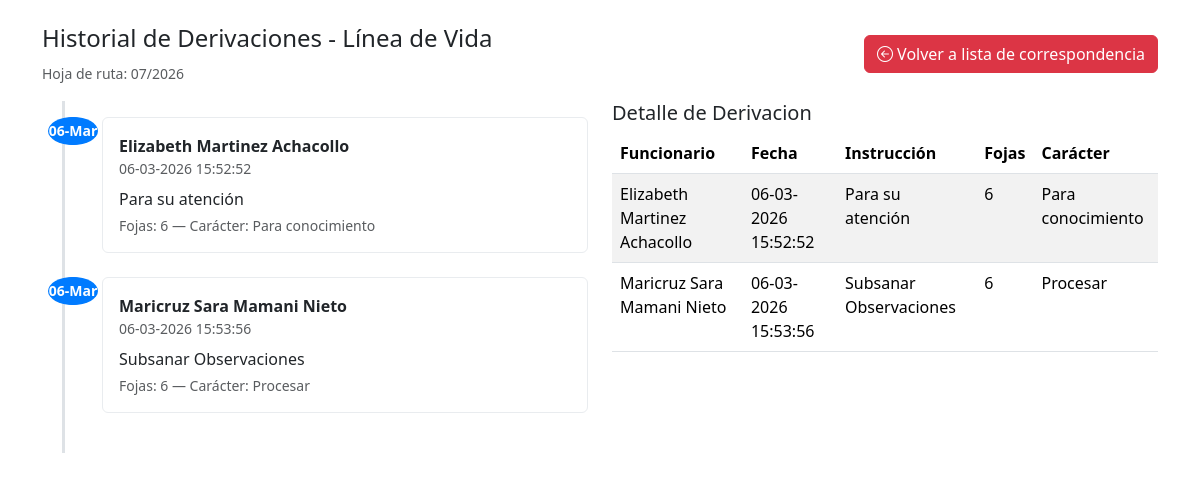
The page /derivacion/index.php?id=5 on the database its author committed.
### tables this page shows
CREATE TABLE `correspondencia` (
  `id` int(11) NOT NULL,
  `hojaruta` varchar(255) NOT NULL,
  `remitente_id` int(11) DEFAULT NULL,
  `remitente_externo` varchar(255) DEFAULT NULL,
  `idfuncionario_enturno` int(11) DEFAULT NULL,
  `tipo_remitente` enum('interno','externo') NOT NULL DEFAULT 'externo',
  `remitente` varchar(255) NOT NULL,
  `referencia` text NOT NULL,
  `fojas` varchar(255) NOT NULL,
  `fecha` timestamp NOT NULL DEFAULT current_timestamp(),
  `foto` varchar(255) NOT NULL,
  `estado` varchar(255) NOT NULL,
  `actualizado_en` timestamp NULL DEFAULT NULL,
  `eliminado_en` timestamp NULL DEFAULT NULL
);

CREATE TABLE `derivacion` (
  `id` int(11) NOT NULL,
  `id_correspondencia` int(11) NOT NULL,
  `id_funcionario` int(11) NOT NULL,
  `fecha_derivacion` timestamp NOT NULL DEFAULT current_timestamp(),
  `instruccion_adicional` text DEFAULT NULL,
  `fojas` varchar(255) NOT NULL,
  `caracter` varchar(25) NOT NULL
);

CREATE TABLE `funcionario` (
  `id` int(11) NOT NULL,
  `ci` int(11) NOT NULL,
  `nombre` varchar(100) NOT NULL,
  `paterno` varchar(60) NOT NULL,
  `materno` varchar(60) NOT NULL,
  `usuario` varchar(50) NOT NULL,
  `password` varchar(255) NOT NULL,
  `contrasenia` varchar(255) NOT NULL,
  `rol` varchar(25) DEFAULT NULL,
  `id_puesto` int(11) NOT NULL,
  `estado` varchar(12) NOT NULL,
  `creado_en` timestamp NOT NULL DEFAULT current_timestamp(),
  `actualizado_en` timestamp NOT NULL DEFAULT current_timestamp(),
  `eliminado_en` timestamp NOT NULL DEFAULT current_timestamp()
);

### derivacion/index.php (the view, shortened to what this page needs)
<?php
require '../db.php';
$id = $_POST['id'] ?? $_GET['id'] ?? null;
$stmt = $pdo->prepare("SELECT id, hojaruta, remitente, referencia, fojas, fecha, estado FROM correspondencia WHERE id = :id");
$stmt->execute([':id' => $id]);
$cor = $stmt->fetch(PDO::FETCH_ASSOC);
$sql = "SELECT d.*, f.nombre, f.paterno, f.materno
        FROM derivacion d
        LEFT JOIN funcionario f ON f.id = d.id_funcionario
        WHERE d.id_correspondencia = :id
        ORDER BY d.fecha_derivacion ASC";
$stmt2 = $pdo->prepare($sql);
$stmt2->execute([':id' => $id]);
$derivaciones = $stmt2->fetchAll(PDO::FETCH_ASSOC);
?>
<!doctype html>
<html lang="es">
<head>
    <link href="https://cdn.jsdelivr.net/npm/bootstrap@5.3.2/dist/css/bootstrap.min.css" rel="stylesheet">
    <link rel="stylesheet" href="https://cdn.jsdelivr.net/npm/bootstrap-icons@1.10.5/font/bootstrap-icons.css">
</head>
<body>
<div class="container mt-4">
    <div class="d-flex justify-content-between align-items-center mb-3">
        <div>
            <h4>Historial de Derivaciones - Línea de Vida</h4>
            <small class="text-muted">Hoja de ruta: <?php echo htmlspecialchars($cor['hojaruta']); ?></small>
        </div>
        <div>
            <a href="../correspondencia/index.php" class="btn btn-danger">
                <i class="bi bi-arrow-left-circle"></i> Volver a lista de correspondencia
            </a>
        </div>
    </div>
    <div class="row">
        <div class="col-lg-6">
            <div class="timeline">
                <?php if (empty($derivaciones)): ?>
                    <div class="alert alert-info">No hay derivaciones registradas para esta correspondencia.</div>
                <?php else: ?>
                    <?php foreach ($derivaciones as $d): ?>
                        <div class="timeline-item">
                            <div class="time-marker">
                                <div class="circle"><?php echo date('d-M', strtotime($d['fecha_derivacion'])); ?></div>
                            </div>
                            <div class="card p-2">
                                <div class="card-body p-2">
                                    <strong><?php echo htmlspecialchars(trim(($d['nombre'] ?? '') . ' ' . ($d['paterno'] ?? '') . ' ' . ($d['materno'] ?? ''))); ?></strong>
                                    <div class="text-muted small"><?php echo date('d-m-Y H:i:s', strtotime($d['fecha_derivacion'])); ?></div>
                                    <p class="mb-0 mt-2"><?php echo nl2br(htmlspecialchars($d['instruccion_adicional'] ?? '')); ?></p>
                                    <div class="small text-muted mt-1">Fojas: <?php echo htmlspecialchars($d['fojas']); ?> — Carácter: <?php echo htmlspecialchars($d['caracter']); ?></div>
                                </div>
                            </div>
                        </div>
                    <?php endforeach; ?>
                <?php endif; ?>
            </div>
        </div>
        <div class="col-lg-6">
            <h5>Detalle de Derivacion</h5>
            <table class="table table-striped">
                <thead>
                <tr>
                    <th>Funcionario</th>
                    <th>Fecha</th>
                    <th>Instrucción</th>
                    <th>Fojas</th>
                    <th>Carácter</th>
                </tr>
                </thead>
                <tbody>
                <?php if (!empty($derivaciones)): ?>
                    <?php foreach ($derivaciones as $d): ?>
                        <tr>
                            <td><?php echo htmlspecialchars(trim(($d['nombre'] ?? '') . ' ' . ($d['paterno'] ?? '') . ' ' . ($d['materno'] ?? ''))); ?></td>
                            <td><?php echo date('d-m-Y H:i:s', strtotime($d['fecha_derivacion'])); ?></td>
                            <td><?php echo nl2br(htmlspecialchars($d['instruccion_adicional'] ?? '')); ?></td>
                            <td><?php echo htmlspecialchars($d['fojas']); ?></td>
                            <td><?php echo htmlspecialchars($d['caracter']); ?></td>
                        </tr>
                    <?php endforeach; ?>
                <?php else: ?>
                    <tr><td colspan="5">Sin registros</td></tr>
                <?php endif; ?>
                </tbody>
            </table>
        </div>
    </div>
</div>
</body>
</html>

### derivacion/index.php (style rules this page uses)
.timeline { position: relative; padding: 1rem 0; }
.timeline::before { content: ''; position: absolute; left: 20px; top: 0; bottom: 0; width: 3px; background: #dee2e6; }
.timeline-item { position: relative; margin-left: 60px; margin-bottom: 1.5rem; }
.timeline-item .time-marker { position: absolute; left: -43px; width: 28px; height: 28px; border-radius: 50%; background: #0d6efd; color: #fff; display: flex; align-items: center; justify-content: center; font-size: 14px; }
.timeline-item .card { box-shadow: none; border: 1px solid #e9ecef; }
.time-marker { display: flex; flex-direction: column; align-items: center; gap: 4px; }
.circle { width: 50px; height: 60px; border-radius: 50%; background-color: #007bff; color: #fff; display: flex; align-items: center; justify-content: center; font-weight: bold; }

### rows shown on the page
correspondencia: hojaruta "07/2026"
derivacion: fecha_derivacion "06-Mar", id_funcionario.materno "Elizabeth Martinez Achacollo", fecha_derivacion "06-03-2026 15:52:52", instruccion_adicional "Para su atención", fojas "6", caracter "Para conocimiento"
derivacion: fecha_derivacion "06-Mar", id_funcionario.materno "Maricruz Sara Mamani Nieto", fecha_derivacion "06-03-2026 15:53:56", instruccion_adicional "Subsanar Observaciones", fojas "6", caracter "Procesar"
